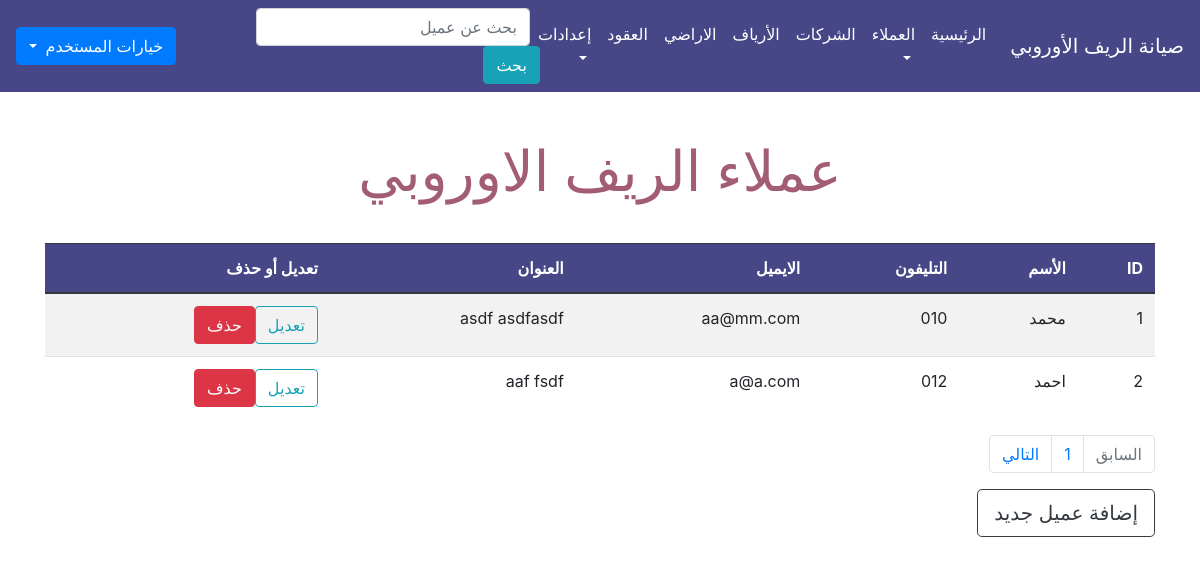
The page /clients.php (signed in) on the database as committed earlier.
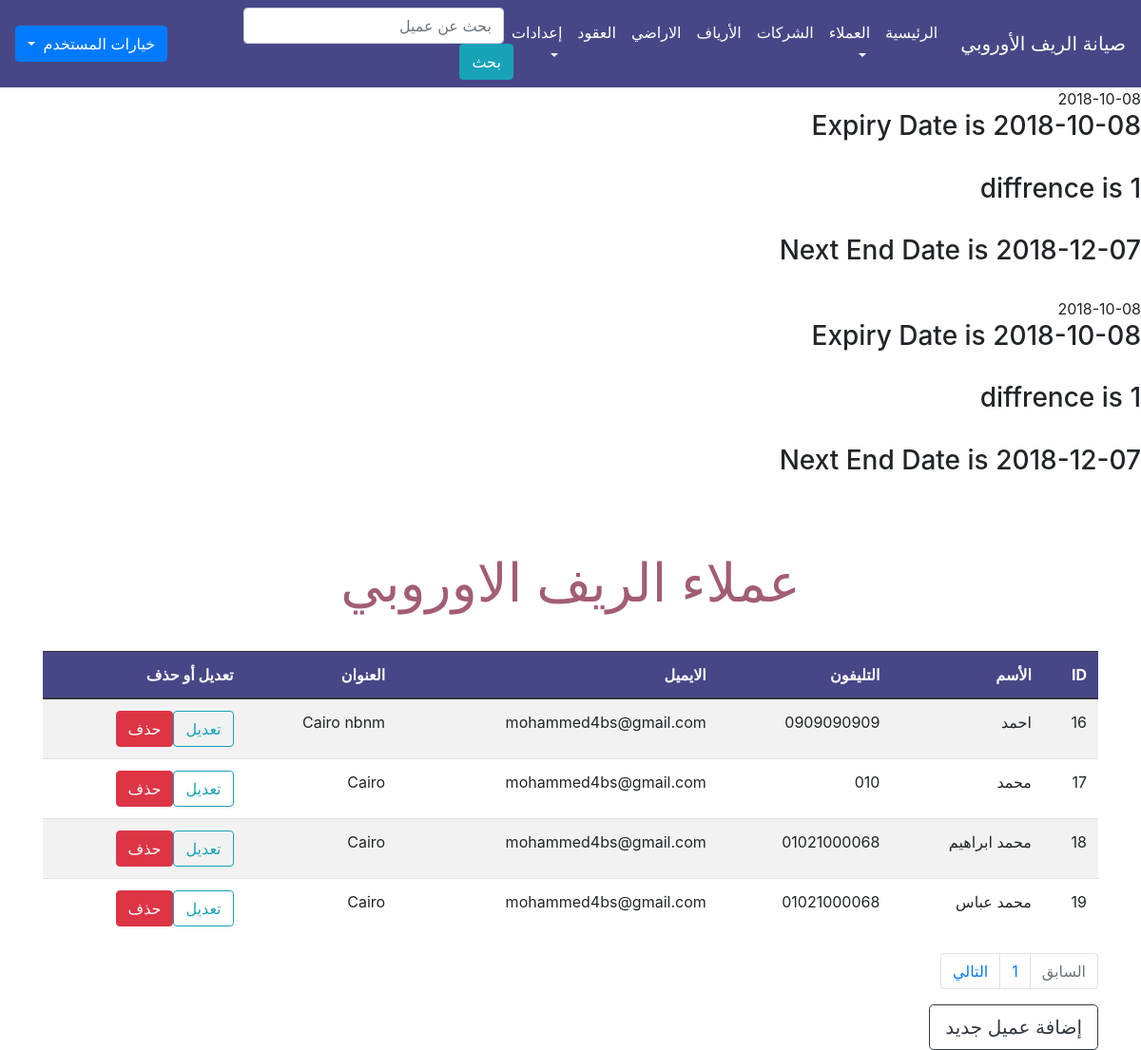
The same page on the database as committed later.
### tables this page shows
CREATE TABLE `clients` (
  `client_id` int(11) NOT NULL,
  `client_name` varchar(200) NOT NULL,
  `phone` varchar(20) NOT NULL,
  `email` varchar(200) NOT NULL,
  `address` varchar(255) NOT NULL
);

CREATE TABLE `maint` (
  `maint_id` int(11) NOT NULL,
  `contract_id` int(11) NOT NULL,
  `balance` int(255) NOT NULL,
  `start_date` date NOT NULL,
  `end_date` date NOT NULL,
  `billed_to_date` date NOT NULL,
  `maint_fee` int(11) NOT NULL DEFAULT '750'
);

### clients.php (the view, shortened to what this page needs)
<?php
if (isset($_SESSION['username'])) {
    include 'init.php';
    echo '<div class="container">';
    if (isset($_GET['action'])) {
        $action = $_GET['action'];
    } else {
        $action = "Manage";
    }
        if ($action == 'Manage') {
        $limit = 4;
        $stmt = $db->prepare("SELECT * FROM clients");
        $stmt->execute();
        $total_result = $stmt->rowCount();
        $total_pages = ceil($total_result/$limit);
        if(!isset($_GET['page'])) {
            $page = 1;
        } else {
            $page = $_GET['page'];
        }
        $starting_limit = ($page-1)*$limit;
        $show = "SELECT * FROM clients ORDER BY client_id ASC LIMIT $starting_limit, $limit";
        $rows = $db->prepare($show);
        $rows->execute();
        echo '<h1 class="page-title text-center"> عملاء الريف الاوروبي </h1>';
        ?>
        <table class="table table-striped table-hover ">
            <thead class="thead-dark">
                <tr>
                    <th>
                        ID
                    </th>
                    <th>
                        الأسم
                    </th>
                    <th>
                        التليفون
                    </th>
                    <th>
                        الايميل
                    </th>
                    <th>
                        العنوان
                    </th>
                    <th>
                        تعديل أو حذف
                    </th>
                </tr>
            </thead>
            <tbody>
                <?php
                    foreach($rows as $row) {
                        echo '<tr>';
                            echo '<td>' . $row['client_id'] .  '</td><td>' . $row['client_name'] . '</td><td>' . $row['phone'] . '</td><td>' . $row['email'] . '</td><td>' . $row['address'] . '</td>
                            <td><a href="?action=Edit&id=' . $row['client_id'] . '" class="btn btn-outline-info">تعديل</a><a href="?action=Delete&id=' . $row['client_id'] . '" class="btn btn-danger confirm"> حذف</a></td>';
                        echo '</tr>';
                    }
                ?>
            </tbody>
        </table>
        <nav aria-label="Page navigation example">
            <ul class="pagination">
            <?php $past_page = $_GET['page'] - 1;
                if ($past_page < 1) {
                    $past_page = 1;
                    $past_page_status = 'disabled';
                }
            ?>
                <li class="page-item <?php echo $past_page_status; ?>">
                    <a href='<?php echo "?page=$past_page"; ?>' class="page-link">السابق
                    </a>
                </li>
                <?php
                for ($page=1; $page <= $total_pages ; $page++):?>
                <li class="page-item">
                    <a href='<?php echo "?page=$page"; ?>' class="page-link <?php if ($_GET['page'] == $page) { echo 'current';} ?>"><?php  echo $page; ?>
                    </a>
                </li>
            <?php endfor; ?>
            <?php $next_page = $_GET['page'] + 1;
            ?>
                <li class="page-item  <?php echo $next_page_status; ?>">
                    <a href='<?php echo "?page=$next_page"; ?>' class="page-link">التالي
                    </a>
                </li>
            </ul>
        </nav>
        <a href="?action=Add" class="btn btn-outline-dark btn-lg">إضافة عميل جديد</a>
        <?php
        include $tbl . 'footer.php';
        }
} else {
    header('Location: index.php');
    exit();
}?>

### init.php (shortened to what this page needs)
<?php
include 'db.php';
$tbl = "includes/";
include $tbl . 'header.php';
if (!isset($noNavbar)) {
    include $tbl . 'nav.php';
}
$stmtC = $db->prepare('SELECT contracts.contract_id , contracts.total_space, maint.balance, maint.start_date, maint.end_date, maint.maint_fee
 FROM contracts
INNER JOIN maint on contracts.contract_id = maint.contract_id');
$stmtC->execute();
$rows = $stmtC->fetchAll();
$curDate = date('Y-m-d');
foreach ($rows as $row) {
    echo $row['start_date'];
    $expDate = $row['start_date'];
    echo '<h3>Expiry Date is ' . $expDate . '</h3><br>';
    if ($expDate < $curDate) {
         $d = (int)abs((strtotime($curDate) - strtotime($expDate))/(60*60*24*30));;
        echo '<h3> diffrence is ' . $d . '</h3><br>';
        if ($d > 0) {
            $start_date_ = $curDate;
            $end_date_ = date("Y-m-d", strtotime(date("Y-m-d", strtotime($start_date_)). "next month"));
            echo '<h3> Next End Date is ' . $end_date_ . '</h3><br>';
        }
    } else {
    }
}

Rows that differ between the two databases and show on the page:
removed clients: client_id "1", client_name "محمد", phone "010", email "aa@mm.com", address "asdf asdfasdf"
removed clients: client_id "2", client_name "احمد", phone "012", email "a@a.com", address "aaf fsdf"
added maint: start_date "2018-10-08", start_date "1", end_date_ "2018-12-07"
added maint: start_date "2018-10-08", start_date "1", end_date_ "2018-12-07"
added clients: client_id "16", client_name "احمد", phone "0909090909", email "mohammed4bs@gmail.com", address "Cairo nbnm"
added clients: client_id "17", client_name "محمد", phone "010", email "mohammed4bs@gmail.com", address "Cairo"
added clients: client_id "18", client_name "محمد ابراهيم", phone "01021000068", email "mohammed4bs@gmail.com", address "Cairo"
added clients: client_id "19", client_name "محمد عباس", phone "01021000068", email "mohammed4bs@gmail.com", address "Cairo"
